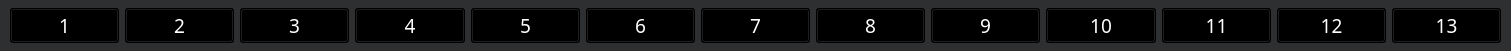
   <widget class="QWidget" name="widget_6" native="true">
    <property name="geometry">
     <rect>
      <x>410</x>
      <y>920</y>
      <width>1511</width>
      <height>51</height>
     </rect>
    </property>
    <property name="styleSheet">
     <string notr="true">background-color: rgb(46, 47, 49);</string>
    </property>
    <widget class="QWidget" name="">
     <property name="geometry">
      <rect>
       <x>10</x>
       <y>8</y>
       <width>1491</width>
       <height>35</height>
      </rect>
     </property>
     <layout class="QHBoxLayout" name="horizontalLayout">
      <item>
       <widget class="QPushButton" name="functionBt_01">
        <property name="font">
         <font>
          <family>맑은 고딕</family>
          <pointsize>14</pointsize>
          <weight>9</weight>
          <italic>false</italic>
          <bold>false</bold>
         </font>
        </property>
        <property name="styleSheet">
         <string notr="true">background-color: rgb(0, 0, 0);
color: rgb(255, 255, 255);
font: 75 14pt &quot;맑은 고딕&quot;;</string>
        </property>
        <property name="text">
         <string>1</string>
        </property>
       </widget>
      </item>
      <item>
       <widget class="QPushButton" name="functionBt_02">
        <property name="font">
         <font>
          <family>맑은 고딕</family>
          <pointsize>14</pointsize>
          <weight>9</weight>
          <italic>false</italic>
          <bold>false</bold>
         </font>
        </property>
        <property name="styleSheet">
         <string notr="true">background-color: rgb(0, 0, 0);
color: rgb(255, 255, 255);
font: 75 14pt &quot;맑은 고딕&quot;;</string>
        </property>
        <property name="text">
         <string>2</string>
        </property>
       </widget>
      </item>
      <item>
       <widget class="QPushButton" name="functionBt_03">
        <property name="font">
         <font>
          <family>맑은 고딕</family>
          <pointsize>14</pointsize>
          <weight>9</weight>
          <italic>false</italic>
          <bold>false</bold>
         </font>
        </property>
        <property name="styleSheet">
         <string notr="true">background-color: rgb(0, 0, 0);
color: rgb(255, 255, 255);
font: 75 14pt &quot;맑은 고딕&quot;;</string>
        </property>
        <property name="text">
         <string>3</string>
        </property>
       </widget>
      </item>
      <item>
       <widget class="QPushButton" name="functionBt_04">
        <property name="font">
         <font>
          <family>맑은 고딕</family>
          <pointsize>14</pointsize>
          <weight>9</weight>
          <italic>false</italic>
          <bold>false</bold>
         </font>
        </property>
        <property name="styleSheet">
         <string notr="true">background-color: rgb(0, 0, 0);
color: rgb(255, 255, 255);
font: 75 14pt &quot;맑은 고딕&quot;;</string>
        </property>
        <property name="text">
         <string>4</string>
        </property>
       </widget>
      </item>
      <item>
       <widget class="QPushButton" name="functionBt_05">
        <property name="font">
         <font>
          <family>맑은 고딕</family>
          <pointsize>14</pointsize>
          <weight>9</weight>
          <italic>false</italic>
          <bold>false</bold>
         </font>
        </property>
        <property name="styleSheet">
         <string notr="true">background-color: rgb(0, 0, 0);
color: rgb(255, 255, 255);
font: 75 14pt &quot;맑은 고딕&quot;;</string>
        </property>
        <property name="text">
         <string>5</string>
        </property>
       </widget>
      </item>
      <item>
       <widget class="QPushButton" name="functionBt_06">
        <property name="font">
         <font>
          <family>맑은 고딕</family>
          <pointsize>14</pointsize>
          <weight>9</weight>
          <italic>false</italic>
          <bold>false</bold>
         </font>
        </property>
        <property name="styleSheet">
         <string notr="true">background-color: rgb(0, 0, 0);
color: rgb(255, 255, 255);
font: 75 14pt &quot;맑은 고딕&quot;;</string>
        </property>
        <property name="text">
         <string>6</string>
        </property>
       </widget>
      </item>
      <item>
       <widget class="QPushButton" name="functionBt_07">
        <property name="font">
         <font>
          <family>맑은 고딕</family>
          <pointsize>14</pointsize>
          <weight>9</weight>
          <italic>false</italic>
          <bold>false</bold>
         </font>
        </property>
        <property name="styleSheet">
         <string notr="true">background-color: rgb(0, 0, 0);
color: rgb(255, 255, 255);
font: 75 14pt &quot;맑은 고딕&quot;;</string>
        </property>
        <property name="text">
         <string>7</string>
        </property>
       </widget>
      </item>
      <item>
       <widget class="QPushButton" name="functionBt_08">
        <property name="font">
         <font>
          <family>맑은 고딕</family>
          <pointsize>14</pointsize>
          <weight>9</weight>
          <italic>false</italic>
          <bold>false</bold>
         </font>
        </property>
        <property name="styleSheet">
         <string notr="true">background-color: rgb(0, 0, 0);
color: rgb(255, 255, 255);
font: 75 14pt &quot;맑은 고딕&quot;;</string>
        </property>
        <property name="text">
         <string>8</string>
        </property>
       </widget>
      </item>
      <item>
       <widget class="QPushButton" name="functionBt_09">
        <property name="font">
         <font>
          <family>맑은 고딕</family>
          <pointsize>14</pointsize>
          <weight>9</weight>
          <italic>false</italic>
          <bold>false</bold>
         </font>
        </property>
        <property name="styleSheet">
         <string notr="true">background-color: rgb(0, 0, 0);
color: rgb(255, 255, 255);
font: 75 14pt &quot;맑은 고딕&quot;;</string>
        </property>
        <property name="text">
         <string>9</string>
        </property>
       </widget>
      </item>
      <item>
       <widget class="QPushButton" name="functionBt_10">
        <property name="font">
         <font>
          <family>맑은 고딕</family>
          <pointsize>14</pointsize>
          <weight>9</weight>
          <italic>false</italic>
          <bold>false</bold>
         </font>
        </property>
        <property name="styleSheet">
         <string notr="true">background-color: rgb(0, 0, 0);
color: rgb(255, 255, 255);
font: 75 14pt &quot;맑은 고딕&quot;;</string>
        </property>
        <property name="text">
         <string>10</string>
        </property>
       </widget>
      </item>
      <item>
       <widget class="QPushButton" name="functionBt_11">
        <property name="font">
         <font>
          <family>맑은 고딕</family>
          <pointsize>14</pointsize>
          <weight>9</weight>
          <italic>false</italic>
          <bold>false</bold>
         </font>
        </property>
        <property name="styleSheet">
         <string notr="true">background-color: rgb(0, 0, 0);
color: rgb(255, 255, 255);
font: 75 14pt &quot;맑은 고딕&quot;;</string>
        </property>
        <property name="text">
         <string>11</string>
        </property>
       </widget>
      </item>
      <item>
       <widget class="QPushButton" name="functionBt_12">
        <property name="font">
         <font>
          <family>맑은 고딕</family>
          <pointsize>14</pointsize>
          <weight>9</weight>
          <italic>false</italic>
          <bold>false</bold>
         </font>
        </property>
        <property name="styleSheet">
         <string notr="true">background-color: rgb(0, 0, 0);
color: rgb(255, 255, 255);
font: 75 14pt &quot;맑은 고딕&quot;;</string>
        </property>
        <property name="text">
         <string>12</string>
        </property>
       </widget>
      </item>
      <item>
       <widget class="QPushButton" name="functionBt_13">
        <property name="font">
         <font>
          <family>맑은 고딕</family>
          <pointsize>14</pointsize>
          <weight>9</weight>
          <italic>false</italic>
          <bold>false</bold>
         </font>
        </property>
        <property name="styleSheet">
         <string notr="true">background-color: rgb(0, 0, 0);
color: rgb(255, 255, 255);
font: 75 14pt &quot;맑은 고딕&quot;;</string>
        </property>
        <property name="text">
         <string>13</string>
        </property>
       </widget>
      </item>
     </layout>
    </widget>
   </widget>
